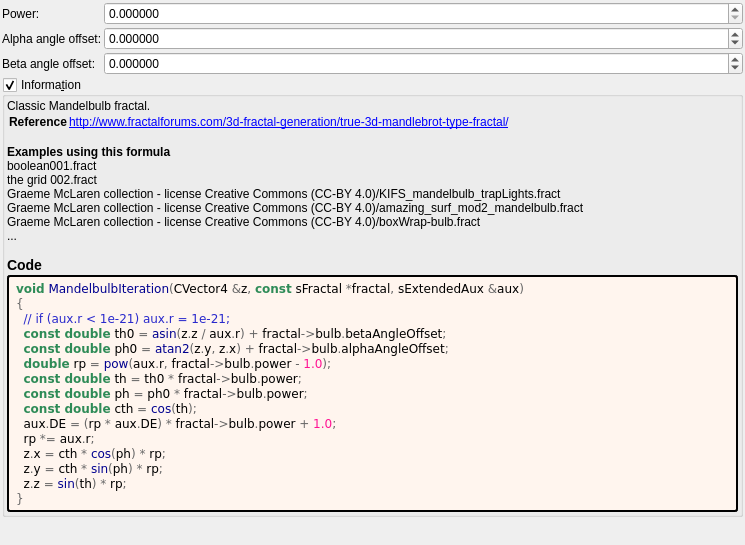
<?xml version="1.0" encoding="UTF-8"?>
<ui version="4.0">
 <class>mandelbulb</class>
 <widget class="QWidget" name="Form">
  <property name="geometry">
   <rect>
    <x>0</x>
    <y>0</y>
    <width>745</width>
    <height>545</height>
   </rect>
  </property>
  <property name="windowTitle">
   <string notr="true">mandelbulb</string>
  </property>
  <layout class="QVBoxLayout" name="verticalLayout">
   <property name="spacing">
    <number>2</number>
   </property>
   <property name="leftMargin">
    <number>2</number>
   </property>
   <property name="topMargin">
    <number>2</number>
   </property>
   <property name="rightMargin">
    <number>2</number>
   </property>
   <property name="bottomMargin">
    <number>2</number>
   </property>
   <item>
    <layout class="QGridLayout" name="gridLayout" columnstretch="0,1">
     <property name="spacing">
      <number>2</number>
     </property>
     <item row="1" column="1">
      <widget class="MyDoubleSpinBox" name="spinboxd_alpha_angle_offset">
       <property name="sizePolicy">
        <sizepolicy hsizetype="Minimum" vsizetype="Maximum">
         <horstretch>0</horstretch>
         <verstretch>0</verstretch>
        </sizepolicy>
       </property>
       <property name="prefix">
        <string/>
       </property>
       <property name="suffix">
        <string/>
       </property>
       <property name="decimals">
        <number>6</number>
       </property>
       <property name="minimum">
        <double>-36000.000000000000000</double>
       </property>
       <property name="maximum">
        <double>36000.000000000000000</double>
       </property>
       <property name="singleStep">
        <double>0.100000000000000</double>
       </property>
      </widget>
     </item>
     <item row="2" column="1">
      <widget class="MyDoubleSpinBox" name="spinboxd_beta_angle_offset">
       <property name="sizePolicy">
        <sizepolicy hsizetype="Minimum" vsizetype="Maximum">
         <horstretch>0</horstretch>
         <verstretch>0</verstretch>
        </sizepolicy>
       </property>
       <property name="prefix">
        <string/>
       </property>
       <property name="suffix">
        <string/>
       </property>
       <property name="decimals">
        <number>6</number>
       </property>
       <property name="minimum">
        <double>-36000.000000000000000</double>
       </property>
       <property name="maximum">
        <double>36000.000000000000000</double>
       </property>
       <property name="singleStep">
        <double>0.100000000000000</double>
       </property>
      </widget>
     </item>
     <item row="0" column="1">
      <widget class="MyDoubleSpinBox" name="spinbox_power">
       <property name="sizePolicy">
        <sizepolicy hsizetype="Minimum" vsizetype="Maximum">
         <horstretch>0</horstretch>
         <verstretch>0</verstretch>
        </sizepolicy>
       </property>
       <property name="prefix">
        <string/>
       </property>
       <property name="suffix">
        <string/>
       </property>
       <property name="decimals">
        <number>6</number>
       </property>
       <property name="minimum">
        <double>0.000000000000000</double>
       </property>
       <property name="maximum">
        <double>99.989999999999995</double>
       </property>
       <property name="singleStep">
        <double>0.100000000000000</double>
       </property>
      </widget>
     </item>
     <item row="2" column="0">
      <widget class="QLabel" name="label_9">
       <property name="text">
        <string>Beta angle offset:</string>
       </property>
      </widget>
     </item>
     <item row="1" column="0">
      <widget class="QLabel" name="label_8">
       <property name="text">
        <string>Alpha angle offset:</string>
       </property>
      </widget>
     </item>
     <item row="0" column="0">
      <widget class="QLabel" name="label_7">
       <property name="text">
        <string>Power:</string>
       </property>
      </widget>
     </item>
    </layout>
   </item>
   <item>
    <widget class="MyGroupBox" name="groupCheck_info">
     <property name="title">
      <string>Informa&amp;tion</string>
     </property>
     <property name="flat">
      <bool>false</bool>
     </property>
     <property name="checkable">
      <bool>true</bool>
     </property>
     <layout class="QVBoxLayout" name="verticalLayout_2">
      <property name="spacing">
       <number>2</number>
      </property>
      <property name="leftMargin">
       <number>2</number>
      </property>
      <property name="topMargin">
       <number>2</number>
      </property>
      <property name="rightMargin">
       <number>2</number>
      </property>
      <property name="bottomMargin">
       <number>2</number>
      </property>
      <item>
       <widget class="QLabel" name="label_information_general">
        <property name="text">
         <string notr="true">&lt;p&gt;Classic Mandelbulb fractal.&lt;/p&gt;&lt;table&gt;
&lt;tr&gt;&lt;th&gt;Reference&lt;/th&gt;&lt;td&gt;&lt;a href=&quot;http://www.fractalforums.com/3d-fractal-generation/true-3d-mandlebrot-type-fractal/&quot;&gt;http://www.fractalforums.com/3d-fractal-generation/true-3d-mandlebrot-type-fractal/&lt;br&gt;
&lt;/td&gt;&lt;/tr&gt;
&lt;/table&gt;
&lt;br&gt;&lt;b&gt;Examples using this formula&lt;/b&gt;&lt;br&gt;boolean001.fract&lt;br&gt;the grid 002.fract&lt;br&gt;Graeme McLaren  collection - license Creative Commons  (CC-BY 4.0)/KIFS_mandelbulb_trapLights.fract&lt;br&gt;Graeme McLaren  collection - license Creative Commons  (CC-BY 4.0)/amazing_surf_mod2_mandelbulb.fract&lt;br&gt;Graeme McLaren  collection - license Creative Commons  (CC-BY 4.0)/boxWrap-bulb.fract&lt;br&gt;...&lt;h3&gt;Code&lt;/h3&gt;</string>
        </property>
        <property name="wordWrap">
         <bool>true</bool>
        </property>
        <property name="openExternalLinks">
         <bool>true</bool>
        </property>
        <property name="textInteractionFlags">
         <set>Qt::LinksAccessibleByMouse|Qt::TextSelectableByMouse</set>
        </property>
       </widget>
      </item>
      <item>
       <widget class="QLabel" name="label_code_content">
        <property name="styleSheet">
         <string notr="true">border-style: outset; border-width: 2px; border-radius: 3px; border-color: black; background-color: #fff5ee; padding: 4px;</string>
        </property>
        <property name="text">
         <string notr="true">&lt;body style=&quot;background-color:#fff5ee&quot;&gt;
&lt;pre style=&quot;color:#000000; background-color:#fff5ee;  font-family:&#039;Courier New&#039;,monospace;white-space: pre-wrap;&quot;&gt;&lt;span style=&quot;color:#2e8b57; font-weight:bold&quot;&gt;void&lt;/span&gt; &lt;span style=&quot;color:#00008f&quot;&gt;MandelbulbIteration&lt;/span&gt;&lt;span style=&quot;color:#676767&quot;&gt;(&lt;/span&gt;CVector4 &lt;span style=&quot;color:#676767&quot;&gt;&amp;amp;&lt;/span&gt;z&lt;span style=&quot;color:#676767&quot;&gt;,&lt;/span&gt; &lt;span style=&quot;color:#2e8b57; font-weight:bold&quot;&gt;const&lt;/span&gt; sFractal &lt;span style=&quot;color:#676767&quot;&gt;*&lt;/span&gt;fractal&lt;span style=&quot;color:#676767&quot;&gt;,&lt;/span&gt; sExtendedAux &lt;span style=&quot;color:#676767&quot;&gt;&amp;amp;&lt;/span&gt;aux&lt;span style=&quot;color:#676767&quot;&gt;)&lt;/span&gt;
&lt;span style=&quot;color:#676767&quot;&gt;{&lt;/span&gt;
  &lt;span style=&quot;color:#2929cc&quot;&gt;// if (aux.r &amp;lt; 1e-21) aux.r = 1e-21;&lt;/span&gt;
  &lt;span style=&quot;color:#2e8b57; font-weight:bold&quot;&gt;const double&lt;/span&gt; th0 &lt;span style=&quot;color:#676767&quot;&gt;=&lt;/span&gt; &lt;span style=&quot;color:#00008f&quot;&gt;asin&lt;/span&gt;&lt;span style=&quot;color:#676767&quot;&gt;(&lt;/span&gt;z&lt;span style=&quot;color:#676767&quot;&gt;.&lt;/span&gt;z &lt;span style=&quot;color:#676767&quot;&gt;/&lt;/span&gt; aux&lt;span style=&quot;color:#676767&quot;&gt;.&lt;/span&gt;r&lt;span style=&quot;color:#676767&quot;&gt;) +&lt;/span&gt; fractal&lt;span style=&quot;color:#676767&quot;&gt;-&amp;gt;&lt;/span&gt;bulb&lt;span style=&quot;color:#676767&quot;&gt;.&lt;/span&gt;betaAngleOffset&lt;span style=&quot;color:#676767&quot;&gt;;&lt;/span&gt;
  &lt;span style=&quot;color:#2e8b57; font-weight:bold&quot;&gt;const double&lt;/span&gt; ph0 &lt;span style=&quot;color:#676767&quot;&gt;=&lt;/span&gt; &lt;span style=&quot;color:#00008f&quot;&gt;atan2&lt;/span&gt;&lt;span style=&quot;color:#676767&quot;&gt;(&lt;/span&gt;z&lt;span style=&quot;color:#676767&quot;&gt;.&lt;/span&gt;y&lt;span style=&quot;color:#676767&quot;&gt;,&lt;/span&gt; z&lt;span style=&quot;color:#676767&quot;&gt;.&lt;/span&gt;x&lt;span style=&quot;color:#676767&quot;&gt;) +&lt;/span&gt; fractal&lt;span style=&quot;color:#676767&quot;&gt;-&amp;gt;&lt;/span&gt;bulb&lt;span style=&quot;color:#676767&quot;&gt;.&lt;/span&gt;alphaAngleOffset&lt;span style=&quot;color:#676767&quot;&gt;;&lt;/span&gt;
  &lt;span style=&quot;color:#2e8b57; font-weight:bold&quot;&gt;double&lt;/span&gt; rp &lt;span style=&quot;color:#676767&quot;&gt;=&lt;/span&gt; &lt;span style=&quot;color:#00008f&quot;&gt;pow&lt;/span&gt;&lt;span style=&quot;color:#676767&quot;&gt;(&lt;/span&gt;aux&lt;span style=&quot;color:#676767&quot;&gt;.&lt;/span&gt;r&lt;span style=&quot;color:#676767&quot;&gt;,&lt;/span&gt; fractal&lt;span style=&quot;color:#676767&quot;&gt;-&amp;gt;&lt;/span&gt;bulb&lt;span style=&quot;color:#676767&quot;&gt;.&lt;/span&gt;power &lt;span style=&quot;color:#676767&quot;&gt;-&lt;/span&gt; &lt;span style=&quot;color:#ff1493&quot;&gt;1.0&lt;/span&gt;&lt;span style=&quot;color:#676767&quot;&gt;);&lt;/span&gt;
  &lt;span style=&quot;color:#2e8b57; font-weight:bold&quot;&gt;const double&lt;/span&gt; th &lt;span style=&quot;color:#676767&quot;&gt;=&lt;/span&gt; th0 &lt;span style=&quot;color:#676767&quot;&gt;*&lt;/span&gt; fractal&lt;span style=&quot;color:#676767&quot;&gt;-&amp;gt;&lt;/span&gt;bulb&lt;span style=&quot;color:#676767&quot;&gt;.&lt;/span&gt;power&lt;span style=&quot;color:#676767&quot;&gt;;&lt;/span&gt;
  &lt;span style=&quot;color:#2e8b57; font-weight:bold&quot;&gt;const double&lt;/span&gt; ph &lt;span style=&quot;color:#676767&quot;&gt;=&lt;/span&gt; ph0 &lt;span style=&quot;color:#676767&quot;&gt;*&lt;/span&gt; fractal&lt;span style=&quot;color:#676767&quot;&gt;-&amp;gt;&lt;/span&gt;bulb&lt;span style=&quot;color:#676767&quot;&gt;.&lt;/span&gt;power&lt;span style=&quot;color:#676767&quot;&gt;;&lt;/span&gt;
  &lt;span style=&quot;color:#2e8b57; font-weight:bold&quot;&gt;const double&lt;/span&gt; cth &lt;span style=&quot;color:#676767&quot;&gt;=&lt;/span&gt; &lt;span style=&quot;color:#00008f&quot;&gt;cos&lt;/span&gt;&lt;span style=&quot;color:#676767&quot;&gt;(&lt;/span&gt;th&lt;span style=&quot;color:#676767&quot;&gt;);&lt;/span&gt;
  aux&lt;span style=&quot;color:#676767&quot;&gt;.&lt;/span&gt;DE &lt;span style=&quot;color:#676767&quot;&gt;= (&lt;/span&gt;rp &lt;span style=&quot;color:#676767&quot;&gt;*&lt;/span&gt; aux&lt;span style=&quot;color:#676767&quot;&gt;.&lt;/span&gt;DE&lt;span style=&quot;color:#676767&quot;&gt;) *&lt;/span&gt; fractal&lt;span style=&quot;color:#676767&quot;&gt;-&amp;gt;&lt;/span&gt;bulb&lt;span style=&quot;color:#676767&quot;&gt;.&lt;/span&gt;power &lt;span style=&quot;color:#676767&quot;&gt;+&lt;/span&gt; &lt;span style=&quot;color:#ff1493&quot;&gt;1.0&lt;/span&gt;&lt;span style=&quot;color:#676767&quot;&gt;;&lt;/span&gt;
  rp &lt;span style=&quot;color:#676767&quot;&gt;*=&lt;/span&gt; aux&lt;span style=&quot;color:#676767&quot;&gt;.&lt;/span&gt;r&lt;span style=&quot;color:#676767&quot;&gt;;&lt;/span&gt;
  z&lt;span style=&quot;color:#676767&quot;&gt;.&lt;/span&gt;x &lt;span style=&quot;color:#676767&quot;&gt;=&lt;/span&gt; cth &lt;span style=&quot;color:#676767&quot;&gt;*&lt;/span&gt; &lt;span style=&quot;color:#00008f&quot;&gt;cos&lt;/span&gt;&lt;span style=&quot;color:#676767&quot;&gt;(&lt;/span&gt;ph&lt;span style=&quot;color:#676767&quot;&gt;) *&lt;/span&gt; rp&lt;span style=&quot;color:#676767&quot;&gt;;&lt;/span&gt;
  z&lt;span style=&quot;color:#676767&quot;&gt;.&lt;/span&gt;y &lt;span style=&quot;color:#676767&quot;&gt;=&lt;/span&gt; cth &lt;span style=&quot;color:#676767&quot;&gt;*&lt;/span&gt; &lt;span style=&quot;color:#00008f&quot;&gt;sin&lt;/span&gt;&lt;span style=&quot;color:#676767&quot;&gt;(&lt;/span&gt;ph&lt;span style=&quot;color:#676767&quot;&gt;) *&lt;/span&gt; rp&lt;span style=&quot;color:#676767&quot;&gt;;&lt;/span&gt;
  z&lt;span style=&quot;color:#676767&quot;&gt;.&lt;/span&gt;z &lt;span style=&quot;color:#676767&quot;&gt;=&lt;/span&gt; &lt;span style=&quot;color:#00008f&quot;&gt;sin&lt;/span&gt;&lt;span style=&quot;color:#676767&quot;&gt;(&lt;/span&gt;th&lt;span style=&quot;color:#676767&quot;&gt;) *&lt;/span&gt; rp&lt;span style=&quot;color:#676767&quot;&gt;;&lt;/span&gt;
&lt;span style=&quot;color:#676767&quot;&gt;}&lt;/span&gt;
&lt;/pre&gt;
&lt;/body&gt;</string>
        </property>
        <property name="wordWrap">
         <bool>true</bool>
        </property>
        <property name="openExternalLinks">
         <bool>true</bool>
        </property>
        <property name="textInteractionFlags">
         <set>Qt::LinksAccessibleByMouse|Qt::TextSelectableByMouse</set>
        </property>
       </widget>
      </item>
     </layout>
    </widget>
   </item>
   <item>
    <spacer name="verticalSpacer">
     <property name="orientation">
      <enum>Qt::Vertical</enum>
     </property>
     <property name="sizeHint" stdset="0">
      <size>
       <width>20</width>
       <height>40</height>
      </size>
     </property>
    </spacer>
   </item>
  </layout>
 </widget>
 <customwidgets>
  <customwidget>
   <class>MyGroupBox</class>
   <extends>QGroupBox</extends>
   <header>my_group_box.h</header>
   <container>1</container>
  </customwidget>
  <customwidget>
   <class>MyDoubleSpinBox</class>
   <extends>QDoubleSpinBox</extends>
   <header>my_double_spin_box.h</header>
  </customwidget>
 </customwidgets>
 <tabstops>
  <tabstop>spinbox_power</tabstop>
  <tabstop>spinboxd_alpha_angle_offset</tabstop>
  <tabstop>spinboxd_beta_angle_offset</tabstop>
 </tabstops>
 <resources/>
 <connections/>
</ui>
